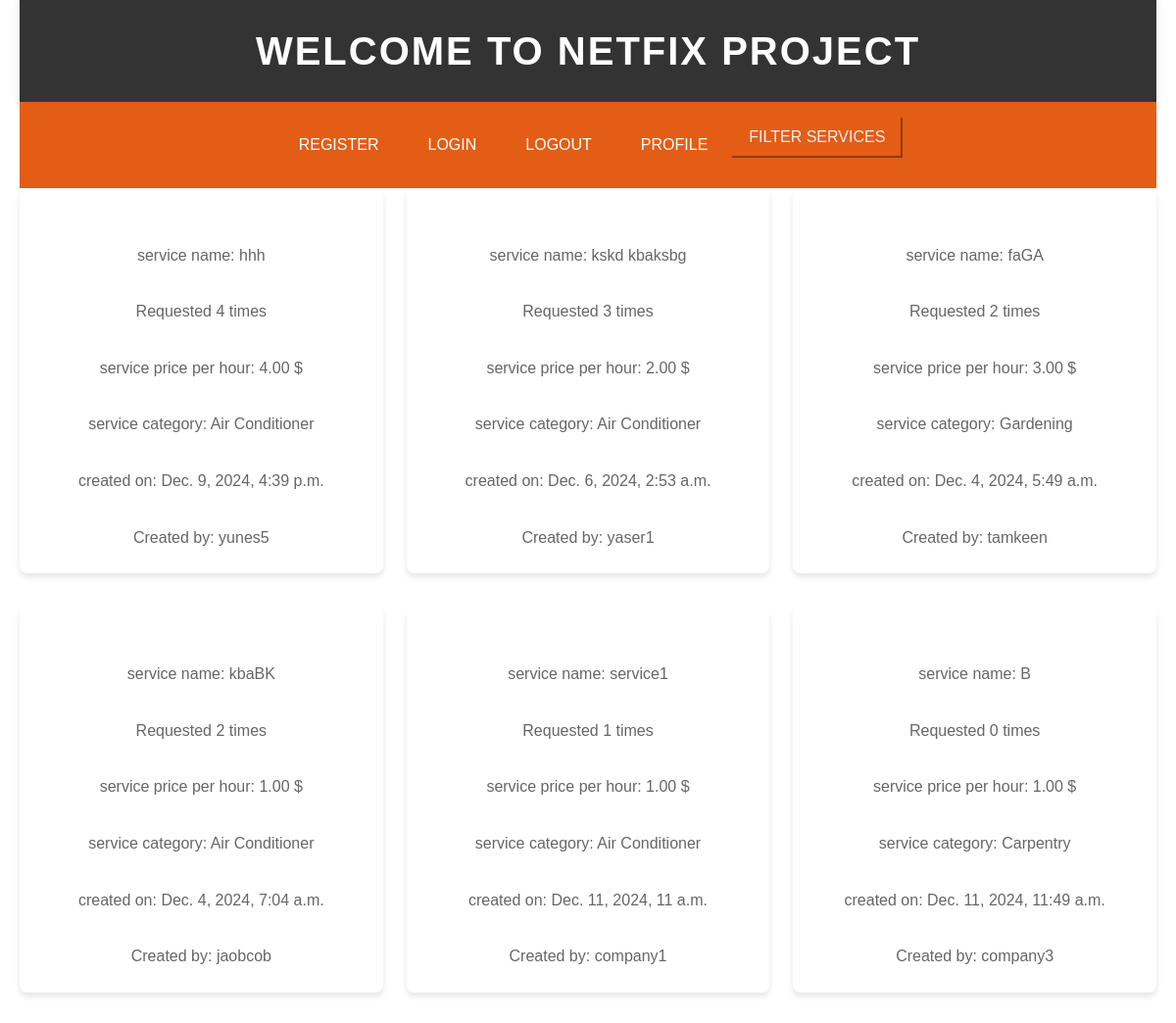
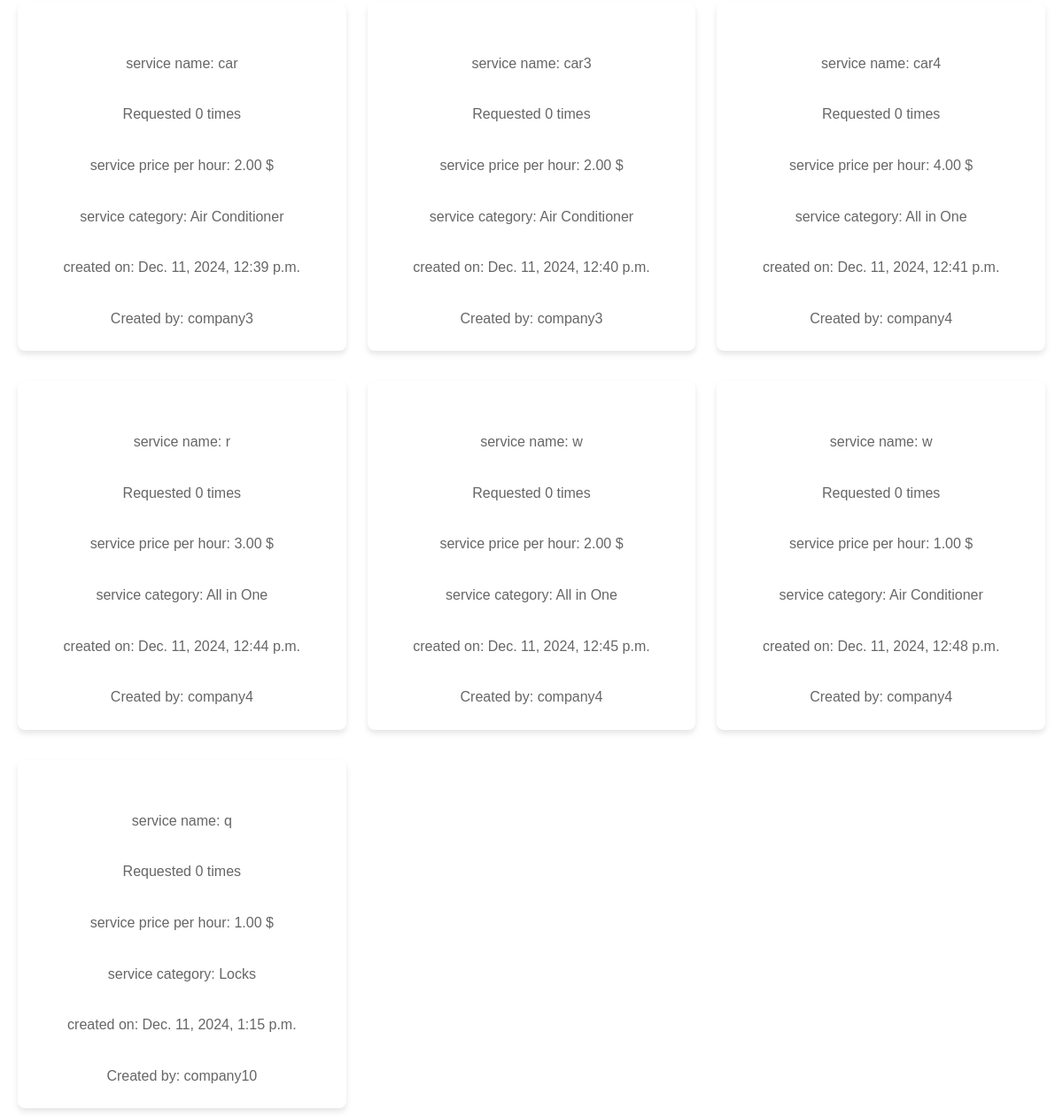
Screenshot of /services/topServices/ with the database file from the repository (2 pictures, top to bottom).
### services/models.py (models this page shows, shortened)
class Service(models.Model):
    company = models.ForeignKey(Company, on_delete=models.CASCADE)
    name = models.CharField(max_length=40)
    description = models.TextField()
    price_hour = models.DecimalField(decimal_places=2, max_digits=100)
    rating = models.IntegerField(validators=[MinValueValidator(
        0), MaxValueValidator(5)], default=0)
    choices = (
        ('Air Conditioner', 'Air Conditioner'),
        ('Carpentry', 'Carpentry'),
        ('Electricity', 'Electricity'),
        ('Gardening', 'Gardening'),
        ('Home Machines', 'Home Machines'),
        ('House Keeping', 'House Keeping'),
        ('Interior Design', 'Interior Design'),
        ('Locks', 'Locks'),
        ('Painting', 'Painting'),
        ('Plumbing', 'Plumbing'),
        ('Water Heaters', 'Water Heaters'),
    )
    field = models.CharField(max_length=30, blank=False,
                             null=False, choices=choices)
    date = models.DateTimeField(auto_now=True, null=False)

### users/models.py (models this page shows, shortened)
class Company(models.Model):
    user = models.OneToOneField(
        User, on_delete=models.CASCADE, primary_key=True)
    FIELD_OF_WORK_CHOICES = [
        ('Air Conditioner', 'Air Conditioner'),
        ('All in One', 'All in One'),
        ('Carpentry', 'Carpentry'),
        ('Electricity', 'Electricity'),
        ('Gardening', 'Gardening'),
        ('Home Machines', 'Home Machines'),
        ('House Keeping', 'House Keeping'),
        ('Interior Design', 'Interior Design'),
        ('Locks', 'Locks'),
        ('Painting', 'Painting'),
        ('Plumbing', 'Plumbing'),
        ('Water Heaters', 'Water Heaters'),
    ]
    field = models.CharField(
        max_length=50,
        choices=FIELD_OF_WORK_CHOICES,
        default='Air Conditioner'
    )
    rating = models.IntegerField(
        validators=[MaxValueValidator(5), MinValueValidator(0)], default=0)

class User(AbstractUser):
    is_company = models.BooleanField(default=False)
    is_customer = models.BooleanField(default=False)
    email = models.CharField(max_length=100, unique=True)

### services/views.py (the view)
# urls.py: path('topServices/',v.topServices, name='top_services'),
def topServices(request):
    most_requested_services = Service.objects.annotate(request_count=Count('requests')).order_by('-request_count')
    return render(request, 'services/top_services.html', {'most_requested_services': most_requested_services})

### services/templates/services/top_services.html (shortened to what this page needs)
{% extends 'main/base.html' %}
{% block content %}
{% if most_requested_services %}
    <ul>
        {% for service in most_requested_services %}
            <li>
                {% if user.is_customer %}
                <p>service name: <a href="{% url 'request_service' service.id %}"> {{ service.name }}</p></a>
                {% else %}
                <p>service name:  {{ service.name }}</p>
                {% endif %}
                 <p> Requested {{ service.request_count }} times </p>
                 <p> service price per hour: {{service.price_hour}} $</p>
                 <p>service category: {{service.field}}</p>
                 <p>created on: {{service.date}}</p>
                 <p> Created by: {{service.company.user.username}}</p></li>
        {% endfor %}
    </ul>
{% else %}
    <p>No most requested services available.</p>
{% endif %}
{% endblock %}

### static/css/style.css (style rules this page uses)
body { font-family: 'Helvetica Neue', Arial, sans-serif; line-height: 1.6; margin: 0; padding: 0; background-color: #f9f6f4; color: #333; }
* { margin: 0; padding: 0; box-sizing: border-box; }
body { font-family: 'Arial', sans-serif; line-height: 1.6; color: #333; background:white; padding: 0 20px; }
p { font-size: 1rem; color: #333; margin-top: 10px; font-weight: 500; }
ul { padding: 0; list-style-type: none; margin-bottom: 20px; }
ul li { margin-bottom: 10px; font-size: 1rem; color: #ff0000; font-weight: bold; }
ul { display: grid; grid-template-columns: repeat(auto-fit, minmax(300px, 1fr)); gap: 1.5rem; list-style: none; padding: 0; margin: 0 auto; max-width: 1200px; }
li { background-color: white; padding: 1.5rem; border-radius: 8px; box-shadow: 0 4px 6px rgba(0, 0, 0, 0.1); transition: transform 0.3s, box-shadow 0.3s; }
li { color: #555; font-size: 0.9rem; }
p { text-align: center; color: #666; font-size: 1rem; margin-top: 2rem; }

### rows the page displays
Service: name "hhh", request_count "4", price_hour "4.00", field "Air Conditioner", date "Dec. 9, 2024, 4:39 p.m.", company.user.username "yunes5"
Service: name "kskd kbaksbg", request_count "3", price_hour "2.00", field "Air Conditioner", date "Dec. 6, 2024, 2:53 a.m.", company.user.username "yaser1"
Service: name "faGA", request_count "2", price_hour "3.00", field "Gardening", date "Dec. 4, 2024, 5:49 a.m.", company.user.username "tamkeen"
Service: name "kbaBK", request_count "2", price_hour "1.00", field "Air Conditioner", date "Dec. 4, 2024, 7:04 a.m.", company.user.username "jaobcob"
Service: name "service1", request_count "1", price_hour "1.00", field "Air Conditioner", date "Dec. 11, 2024, 11 a.m.", company.user.username "company1"
Service: name "B", request_count "0", price_hour "1.00", field "Carpentry", date "Dec. 11, 2024, 11:49 a.m.", company.user.username "company3"
Service: name "car", request_count "0", price_hour "2.00", field "Air Conditioner", date "Dec. 11, 2024, 12:39 p.m.", company.user.username "company3"
Service: name "car3", request_count "0", price_hour "2.00", field "Air Conditioner", date "Dec. 11, 2024, 12:40 p.m.", company.user.username "company3"
Service: name "car4", request_count "0", price_hour "4.00", field "All in One", date "Dec. 11, 2024, 12:41 p.m.", company.user.username "company4"
Service: name "r", request_count "0", price_hour "3.00", field "All in One", date "Dec. 11, 2024, 12:44 p.m.", company.user.username "company4"
Service: name "w", request_count "0", price_hour "2.00", field "All in One", date "Dec. 11, 2024, 12:45 p.m.", company.user.username "company4"
Service: name "w", request_count "0", price_hour "1.00", field "Air Conditioner", date "Dec. 11, 2024, 12:48 p.m.", company.user.username "company4"
Service: name "q", request_count "0", price_hour "1.00", field "Locks", date "Dec. 11, 2024, 1:15 p.m.", company.user.username "company10"
